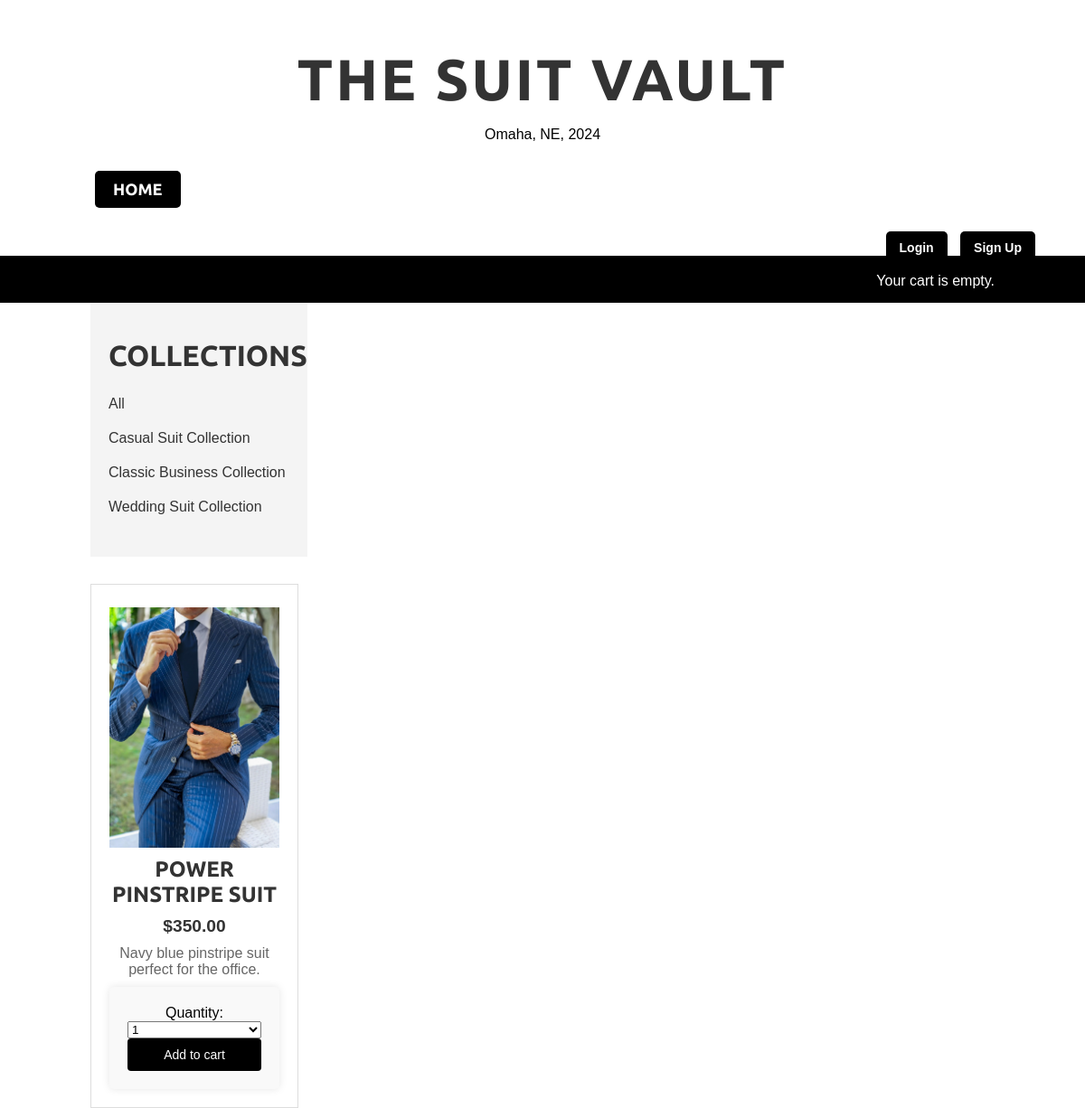
/collections/classic-business-collection/, run on the app's committed database.
### shop/models.py (models this page shows, shortened)
class Collection(models.Model):  # Changed from Category to Collection
    name = models.CharField(max_length=200, db_index=True)
    slug = models.SlugField(max_length=200, unique=True)
    class Meta:
        ordering = ('name',)
        verbose_name = 'collection'  # Changed from 'category' to 'collection'
        verbose_name_plural = 'collections'  # Changed from 'categories' to 'collections'

class Product(models.Model):
    SIZE_CHOICES = [
        ('S', 'Small'),
        ('M', 'Medium'),
        ('L', 'Large'),
        ('XL', 'Extra Large'),
    ]
    collection = models.ForeignKey(Collection, related_name='products', on_delete=models.CASCADE)  # Changed 'category' to 'collection'
    name = models.CharField(max_length=200, db_index=True)
    slug = models.SlugField(max_length=200, db_index=True)
    image = models.ImageField(upload_to='products/%Y/%m/%d', blank=True)
    size = models.CharField(max_length=2, choices=SIZE_CHOICES, default='M')
    color = models.CharField(max_length=50, null=True, blank=True)
    description = models.TextField(blank=True)
    care_instructions = models.TextField(default="Dry clean only")
    price = models.DecimalField(max_digits=10, decimal_places=2)
    available = models.BooleanField(default=True)
    created = models.DateTimeField(auto_now_add=True)
    updated = models.DateTimeField(auto_now=True)
    quantity = models.IntegerField(default=2)
    class Meta:
        ordering = ('name',)
        index_together = (('id', 'slug'),)

### shop/views.py (the view)
# urls.py: path('', views.product_list, name='product_list'),
def product_list(request, collection_slug=None):
    collection = None
    collections = Collection.objects.all()
    products = Product.objects.filter(available=True)
    if collection_slug:
        collection = get_object_or_404(Collection, slug=collection_slug)
        products = products.filter(collection=collection)
    cart = Cart(request)
    for product in products:
        product.cart_product_form = CartAddProductForm()
    return render(request, 'shop/product/list.html', {
        'collection': collection,
        'collections': collections,
        'products': products,
        'cart': cart
    })

### cart/cart.py (called while the page is built)
    def __len__(self):
        return sum(item['quantity'] for item in self.cart.values())

### shop/templates/shop/product/list.html (shortened to what this page needs)
{% extends "shop/base.html" %}
{% load static %}
{% block content %}
    <div class="collections">
        <h2>Collections</h2>
        <ul>
            <li><a href="{% url 'shop:product_list' %}">All</a></li>
            {% for col in collections %}
                <li><a href="{% url 'shop:product_list_by_collection' col.slug %}">{{ col.name }}</a></li>
            {% endfor %}
        </ul>
    </div>
    <div class="product-list">
        {% for product in products %}
        <div class="product-detail">
            <img src="{% if product.image %}{{ product.image.url }}{% else %}{% static 'img/no_image.png' %}{% endif %}" alt="{{ product.name }}">
            <h2>{{ product.name }}</h2>
            <p class="price">${{ product.price }}</p>
            <p>{{ product.description|linebreaks }}</p>
            <form action="{% url 'cart:cart_add' product.id %}" method="post">
                {{ product.cart_product_form }}
                <input type="submit" value="Add to cart">
            </form>
        </div>
        {% endfor %}
    </div>
{% endblock %}

### static/css/base.css (style rules this page uses)
body { margin: 0; padding: 0; font-family: helvetica, sans-serif; }
h2 { font-family: 'Ubuntu', sans-serif; font-weight: 900; font-size: 2rem; margin-top: 20px; margin-bottom: 10px; color: #333; text-transform: uppercase; }
a { text-decoration: none; color: #000; }
a.button, input[type="submit"] { color: #fff; background: #000; border-radius: 4px; padding: 10px 20px; font-size: 14px; border: 0; }
.collections { float: left; width: 20%; padding: 20px; background-color: #f4f4f4; margin-right: 20px; }
.collections h2 { margin-bottom: 15px; }
.collections ul { list-style: none; padding: 0; }
.collections ul li { margin: 0; padding: 10px 0; }
.collections ul li a { color: #333; text-decoration: none; }
.product-list { float: left; width: 75%; display: flex; flex-wrap: wrap; gap: 20px; overflow: visible; margin-top: 20px; }
.product-detail { border: 1px solid #ddd; padding: 20px; width: calc(33.333% - 20px); box-sizing: border-box; text-align: center; margin-top: 10px; overflow: visible; }
.product-detail img { width: 100%; height: auto; object-fit: contain; margin-bottom: 10px; display: block; padding-top: 5px; }
.product-detail h2 { margin-top: 10px; font-size: 1.5rem; }
.product-detail .price { color: #333; font-size: 1.2rem; font-weight: bold; margin: 10px 0; }
.product-detail p { font-size: 1rem; color: #666; margin: 10px 0; }
form { background: #f9f9f9; padding: 20px; border-radius: 5px; box-shadow: 0 0 10px rgba(0, 0, 0, 0.1); }
h2 { font-weight: bold; }
form { display: flex; flex-direction: column; background: #f9f9f9; padding: 20px; border-radius: 5px; box-shadow: 0 0 10px rgba(0, 0, 0, 0.1); max-width: 500px; margin: 0 auto; }

### data on the page
Collection: name "Casual Suit Collection"
Collection: name "Classic Business Collection"
Collection: name "Wedding Suit Collection"
Product: image (picture), name "POWER PINSTRIPE SUIT", price "350.00", description "Navy blue pinstripe suit perfect for the office."
